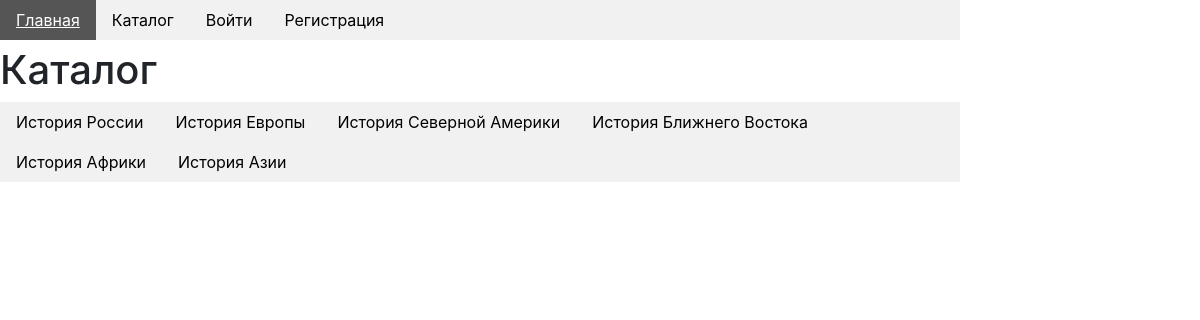
Page /catalog/ on the committed database.
### mainapp/models.py (models this page shows)
class SubjectCategory(models.Model):
    name = models.CharField(max_length=128)
    desc = models.TextField(blank=True)
    def __str__(self):
        return self.name
    class Meta:
        verbose_name = 'Категория'
        verbose_name_plural = 'Категория'

### mainapp/views.py (the view)
# urls.py: path('catalog/', mainapp.catalog, name='catalog'),
def catalog(request):
    categories = SubjectCategory.objects.all()
    context = {
        'categories': categories,
        'page_title': 'каталог'
    }
    return render(request, 'mainapp/catalog.html', context)

### mainapp/templates/mainapp/catalog.html
{% extends 'mainapp/base.html' %}
{% block content %}
    <h1>Каталог</h1>
    <div class="catalog-menu">
        <ul>
            {% for item in categories %}
                <li>
                    <a  href="{% url 'main:catalog_section' item.pk %}">
                        {{ item }}
                    </a>
                </li>
            {% endfor %}
        </ul>
    </div>
{% endblock %}

### mainapp/templates/mainapp/base.html (shortened to what this page needs)
<!DOCTYPE html>
{% load static %}
<html lang="ru">
<head>
    {% block css %}
        <link rel="stylesheet" href="/static/css/bootstrap.min.css">
        <link rel="stylesheet" href="/static/css/main.css">
    {% endblock %}
</head>
<body>
<div class="main-menu">
    <ul>
        <li>
            <a href="{% url 'main:index' %}">Главная</a>
        </li>
        <li>
            <a href="{% url 'main:catalog' %}">Каталог</a>
        </li>
        <li>
            {% if user.is_authenticated %}
        <li>
            <a  href="{% url 'auth:logout' %}">Выйти</a>
        </li>
        <li>
            <a  href="{% url 'auth:profile' %}">Ваш профиль</a>
        </li>
            {% else %}
        <li>
            <a href="{% url 'auth:login' %}">Войти</a>
        </li>
        <li>
            <a href="{% url 'auth:register' %}">Регистрация</a>
            {% endif %}
        </li>
    </ul>
</div>
{% block content %}
{% endblock %}
</body>
</html>

### static/css/main.css (style rules this page uses)
ul { list-style-type: none; margin: 0; padding: 0; width: 80%; background-color: #f1f1f1; display: inline-block; }
li { float: left; }
li a { display: block; color: #000; padding: 8px 16px; text-decoration: none; }

### rows in the picture
SubjectCategory: name "История России"
SubjectCategory: name "История Европы"
SubjectCategory: name "История Северной Америки"
SubjectCategory: name "История Ближнего Востока"
SubjectCategory: name "История Африки"
SubjectCategory: name "История Азии"
